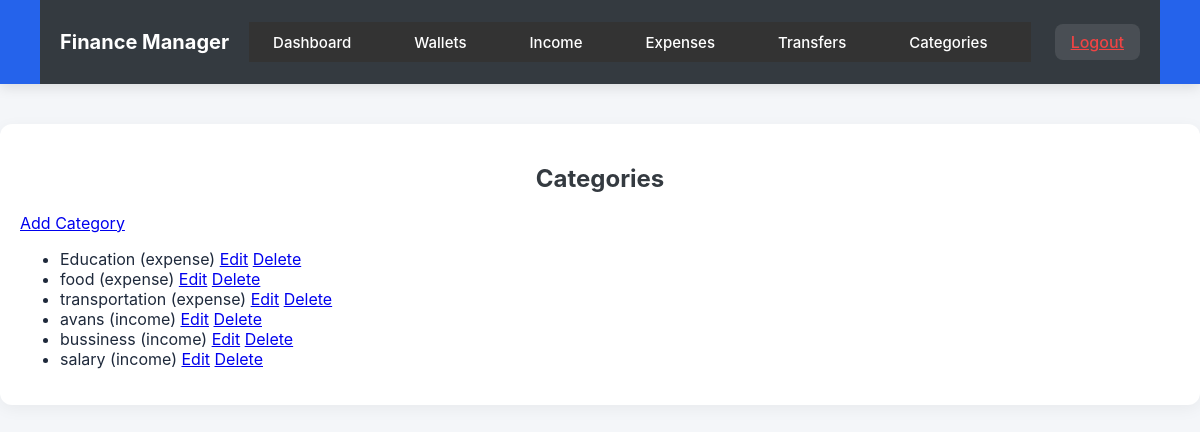
The page /en/categories/ (signed in) on the database its author committed.
### apps/categories/models.py (models this page shows, shortened)
class Category(models.Model):
    CATEGORY_TYPE = (
        ('income', 'Income'),
        ('expense', 'Expense'),
    )
    user = models.ForeignKey(
        User,
        on_delete=models.CASCADE,
        null=True,
        blank=True,
        help_text="Null means global default category"
    )
    name = models.CharField(max_length=100)
    type = models.CharField(max_length=10, choices=CATEGORY_TYPE)
    is_default = models.BooleanField(default=False)
    class Meta:
        unique_together = ('user', 'name', 'type')
        ordering = ['type', 'name']

### apps/categories/views.py (the view)
# urls.py: path('', views.category_list_view, name='category_list'),
@login_required
def category_list_view(request):
    categories = Category.objects.filter(user=request.user)
    return render(request, 'categories/category_list.html', {
        'categories': categories
    })

### apps/categories/templates/categories/category_list.html (shortened to what this page needs)
{% extends 'base.html' %}
{% block content %}
<h2>Categories</h2>
<a href="{% url 'category_create' %}">Add Category</a>
<ul>
  {% for category in categories %}
    <li>
      {{ category.name }} ({{ category.type }})
      <a href="{% url 'category_update' category.pk %}">Edit</a>
      <a href="{% url 'category_delete' category.pk %}">Delete</a>
    </li>
  {% empty %}
    <li>No categories yet.</li>
  {% endfor %}
</ul>
{% endblock %}

### apps/accounts/static/css/style.css (style rules this page uses)
body { font-family: Arial, sans-serif; background-color: #f7f7f7; margin: 0; padding: 0; }
h2 { text-align: center; }
body { font-family: 'Segoe UI', Tahoma, Geneva, Verdana, sans-serif; background-color: #f8f9fa; margin: 0; padding: 0; }
h2 { color: #343a40; }

### templates/base.html (style rules this page uses)
body { margin: 0; font-family: -apple-system, BlinkMacSystemFont, "Segoe UI", Roboto, sans-serif; background-color: #f4f6f9; color: #1e293b; }

### rows shown on the page
Category: name "Education", type "expense"
Category: name "food", type "expense"
Category: name "transportation", type "expense"
Category: name "avans", type "income"
Category: name "bussiness", type "income"
Category: name "salary", type "income"
